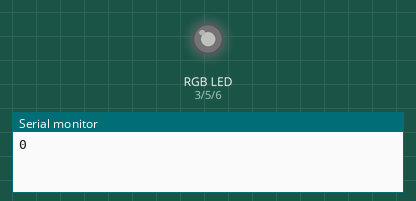
The sketch below on a simulated Arduino Uno, built with avr-gcc and run on an emulated ATmega328P. On the bench: an RGB LED mixed from three pins (HIGH = lit), the last lines printed to the serial monitor. Dim RGB values are drawn brighter than linear.

Above: at 0.05 s.
At 2.1 s:
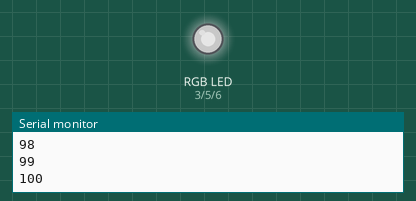
At 3.3 s:
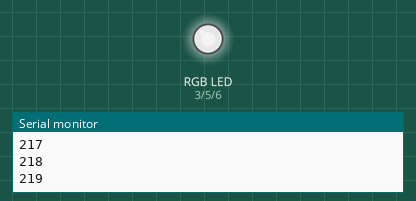
At 4.7 s:
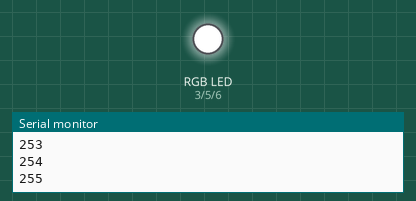
At 6.6 s:
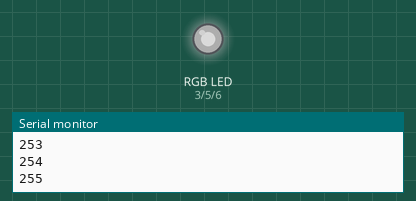
Timing chart, 0 to 10.7 s (numbered marks = the images above):
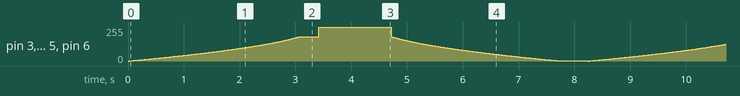

The sketch:

_s0__.ino
```cpp
int redPin = 3;
int greenPin = 5;
int bluePin = 6;

void setup() {
  pinMode(redPin, OUTPUT);
  pinMode(greenPin, OUTPUT);
  pinMode(bluePin, OUTPUT);
  Serial.begin(9600);
}

void loop() {
  // put your main code here, to run repeatedly:
  for(int i=0;i<256;i++)
  {
    analogWrite(redPin,i);
     analogWrite(greenPin,i);
      analogWrite(bluePin,i);
      int dy=map(i,0,255,0,25);
      delay(25-dy);
      Serial.println(i);
  }
  delay(1000);
    for(int i=255;i>0;i--)
  {
    analogWrite(redPin,i);
     analogWrite(greenPin,i);
      analogWrite(bluePin,i);
      int dy=map(i,0,255,0,25);
      delay(25-dy);
  }
  delay(500);

}
```
